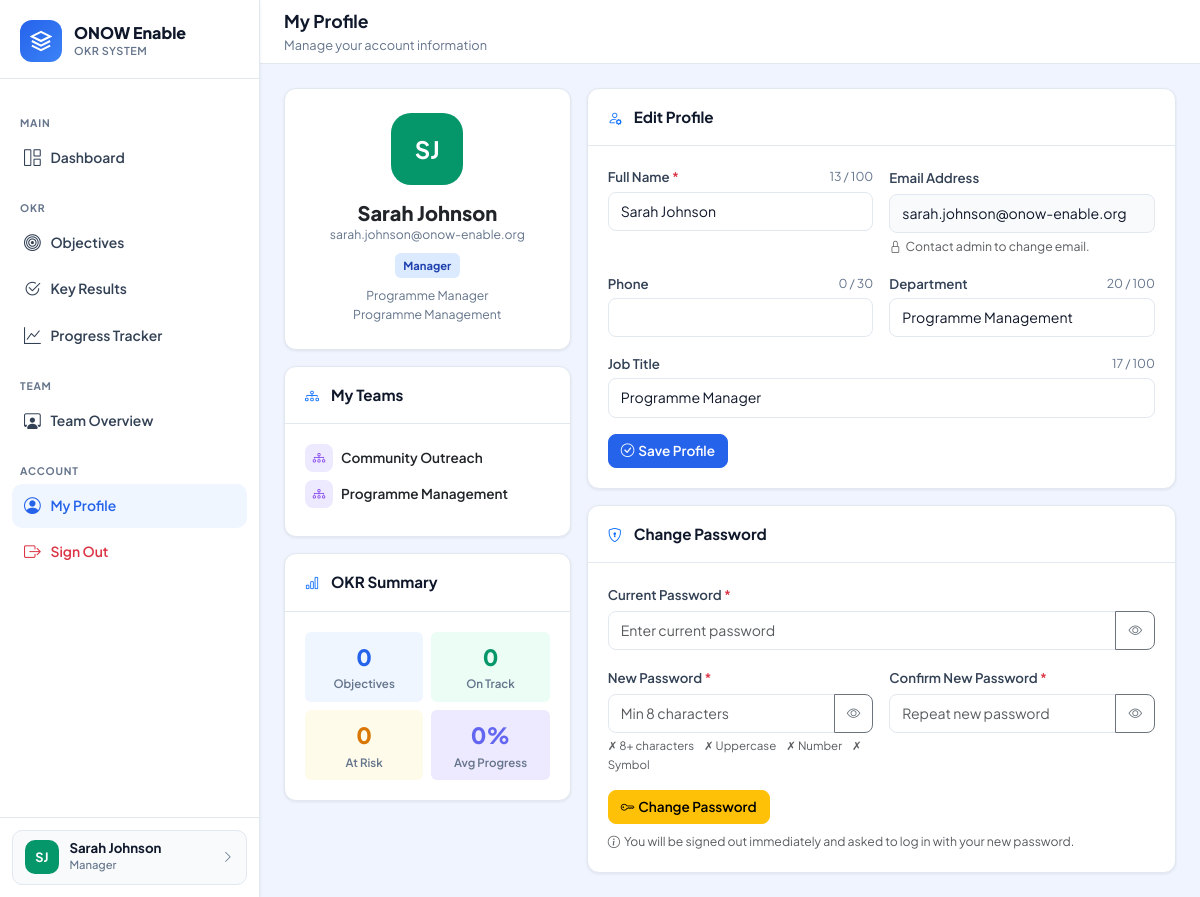
The app's page /profile.php (signed in) with its own data.
### tables this page shows
CREATE TABLE IF NOT EXISTS users (
    id            INT AUTO_INCREMENT PRIMARY KEY,
    full_name     VARCHAR(100)  NOT NULL,
    email         VARCHAR(150)  NOT NULL UNIQUE,
    password_hash VARCHAR(255)  NOT NULL,
    role          ENUM('Admin','Manager','Member') NOT NULL DEFAULT 'Member',
    phone         VARCHAR(30),
    department    VARCHAR(100),
    job_title     VARCHAR(100),
    avatar_color  VARCHAR(7)    DEFAULT '#2563EB',
    is_active     TINYINT(1)    DEFAULT 1,
    last_login    DATETIME,
    created_at    DATETIME      DEFAULT CURRENT_TIMESTAMP,
    updated_at    DATETIME      DEFAULT CURRENT_TIMESTAMP ON UPDATE CURRENT_TIMESTAMP
);

CREATE TABLE IF NOT EXISTS teams (
    id          INT AUTO_INCREMENT PRIMARY KEY,
    name        VARCHAR(100) NOT NULL,
    description TEXT,
    created_by  INT NOT NULL,
    created_at  DATETIME DEFAULT CURRENT_TIMESTAMP,
    updated_at  DATETIME DEFAULT CURRENT_TIMESTAMP ON UPDATE CURRENT_TIMESTAMP,
    CONSTRAINT fk_team_creator FOREIGN KEY (created_by) REFERENCES users(id) ON DELETE RESTRICT
);

### includes/auth.php (called while the page is built, shortened)
<?php
require_once __DIR__.'/config.php';
function isLoggedIn(): bool {
    return true;
}
function getCurrentUser(): ?array {
    $s = getDB()->prepare("SELECT id,full_name,email,role,phone,department,job_title,avatar_color,last_login FROM users WHERE id=? AND is_active=1");
    $s->execute([$_SESSION['user_id']]);
    return $s->fetch() ?: null;
}

### includes/config.php (called while the page is built, shortened)
<?php
function getDB(): PDO {
    static $pdo = null;
    if ($pdo === null) {
        try {
            $dsn = "mysql:host=".DB_HOST.";dbname=".DB_NAME.";charset=".DB_CHARSET;
            $pdo = new PDO($dsn, DB_USER, DB_PASS, [
                PDO::ATTR_ERRMODE            => PDO::ERRMODE_EXCEPTION,
                PDO::ATTR_DEFAULT_FETCH_MODE => PDO::FETCH_ASSOC,
                PDO::ATTR_EMULATE_PREPARES   => false,
            ]);
        } catch (PDOException $e) {
            http_response_code(500);
            die(json_encode(['success'=>false,'message'=>'Database connection failed.']));
        }
    }
    return $pdo;
}

### includes/functions.php (called while the page is built, shortened)
<?php
require_once __DIR__.'/config.php';
require_once __DIR__.'/auth.php';
function getUserTeams(int $userId): array {
    $s = getDB()->prepare("SELECT t.* FROM teams t JOIN team_members tm ON t.id=tm.team_id WHERE tm.user_id=? ORDER BY t.name");
    $s->execute([$userId]); return $s->fetchAll();
}
function initials(string $name): string {
    return strtoupper(substr(implode('',array_map(fn($w)=>$w[0],explode(' ',trim($name)))),0,2));
}

### profile.php (the view, shortened to what this page needs)
<?php
require_once 'includes/auth.php';
require_once 'includes/functions.php';
$user = getCurrentUser(); $currentPage = 'profile';
$db   = getDB(); $userId = $user['id'];
$user    = getCurrentUser();
$stats   = getDashboardStats($userId, $user['role']);
$myTeams = $user['role'] !== 'Admin' ? getUserTeams($userId) : [];
$isAdmin = $user['role'] === 'Admin';
?>
<!DOCTYPE html>
<html lang="en">
<head>
<link href="https://cdn.jsdelivr.net/npm/bootstrap@5.3.2/dist/css/bootstrap.min.css" rel="stylesheet">
<link href="https://cdn.jsdelivr.net/npm/bootstrap-icons@1.11.3/font/bootstrap-icons.css" rel="stylesheet">
<link href="css/style.css" rel="stylesheet">
</head>
<body>
<div class="app-wrapper">
<?php include 'includes/nav.php'; ?>
<main class="main-content">
  <header class="top-header">
    <div><div class="page-title">My Profile</div><div class="page-breadcrumb">Manage your account information</div></div>
  </header>
  <div class="page-body">
    <div class="row g-3">
      <div class="col-lg-4">
        <div class="card text-center mb-3">
          <div class="card-body py-4">
            <div class="user-avatar mx-auto mb-3" style="background:<?= htmlspecialchars($user['avatar_color']) ?>;width:72px;height:72px;font-size:1.5rem;border-radius:20px"><?= $ini ?></div>
            <h5 class="fw-800 mb-0"><?= htmlspecialchars($user['full_name']) ?></h5>
            <div class="text-muted small mb-2"><?= htmlspecialchars($user['email']) ?></div>
            <span class="role-badge role-<?= strtolower($user['role']) ?>"><?= $user['role'] ?></span>
            <?php if ($user['job_title']): ?><div class="mt-2 text-muted small"><?= htmlspecialchars($user['job_title']) ?></div><?php endif; ?>
            <?php if ($user['department']): ?><div class="text-muted small"><?= htmlspecialchars($user['department']) ?></div><?php endif; ?>
          </div>
        </div>
        <?php if (!empty($myTeams)): ?>
        <div class="card mb-3">
          <div class="card-header"><i class="bi bi-diagram-3 text-primary"></i><span class="card-title">My Teams</span></div>
          <div class="card-body">
            <?php foreach ($myTeams as $t): ?>
            <div class="d-flex align-items-center gap-2 mb-2">
              <div style="width:28px;height:28px;background:#ede9fe;border-radius:8px;display:flex;align-items:center;justify-content:center;flex-shrink:0"><i class="bi bi-diagram-3" style="color:#7c3aed;font-size:.78rem"></i></div>
              <span style="font-size:.85rem;font-weight:600"><?= htmlspecialchars($t['name']) ?></span>
            </div>
            <?php endforeach; ?>
          </div>
        </div>
        <?php endif; ?>
        <?php if ($user['role'] !== 'Admin'): ?>
        <div class="card">
          <div class="card-header"><i class="bi bi-bar-chart text-primary"></i><span class="card-title">OKR Summary</span></div>
          <div class="card-body">
            <div class="row g-2 text-center">
              <?php foreach ([[$stats['total_objectives'],'Objectives','var(--primary)','var(--primary-lt)'],[$stats['on_track'],'On Track','var(--success)','var(--success-lt)'],[$stats['at_risk'],'At Risk','var(--warning)','var(--warning-lt)'],[$stats['avg_progress'].'%','Avg Progress','var(--secondary)','#ede9fe']] as [$v,$l,$c,$bg]): ?>
              <div class="col-6"><div class="p-2 rounded" style="background:<?= $bg ?>">
                <div style="font-size:1.4rem;font-weight:800;color:<?= $c ?>"><?= $v ?></div>
                <div style="font-size:.72rem;color:var(--muted);font-weight:600"><?= $l ?></div>
              </div></div>
              <?php endforeach; ?>
            </div>
          </div>
        </div>
        <?php endif; ?>
      </div>
      <div class="col-lg-8">
        <div class="card mb-3">
          <div class="card-header"><i class="bi bi-person-gear text-primary"></i><span class="card-title">Edit Profile</span></div>
          <div class="card-body">
            <form id="profileForm">
              <div class="row g-3">
                <div class="col-md-6">
                  <div class="d-flex justify-content-between align-items-center mb-1">
                    <label class="form-label mb-0">Full Name <span class="text-danger">*</span></label>
                    <small class="text-muted" id="pfNameCount">0 / 100</small>
                  </div>
                  <input type="text" name="full_name" id="pfName" class="form-control" required
                         maxlength="100" value="<?= htmlspecialchars($user['full_name']) ?>"
                         oninput="profileCharCount('pfName','pfNameCount',100)">
                </div>
                <div class="col-md-6">
                  <?php if ($isAdmin): ?>
                  <div class="d-flex justify-content-between align-items-center mb-1">
                    <label class="form-label mb-0">Email Address <span class="text-danger">*</span></label>
                    <small class="text-muted" id="pfEmailCount">0 / 150</small>
                  </div>
                  <input type="email" name="email" id="pfEmail" class="form-control" required
                         maxlength="150" value="<?= htmlspecialchars($user['email']) ?>"
                         oninput="profileCharCount('pfEmail','pfEmailCount',150)">
                  <div class="form-text"><i class="bi bi-info-circle me-1"></i>As Admin you can update your own email.</div>
                  <?php else: ?>
                  <label class="form-label">Email Address</label>
                  <input type="email" class="form-control" value="<?= htmlspecialchars($user['email']) ?>"
                         disabled style="background:var(--surface2)">
                  <div class="form-text"><i class="bi bi-lock me-1"></i>Contact admin to change email.</div>
                  <?php endif; ?>
                </div>
                <div class="col-md-6">
                  <div class="d-flex justify-content-between align-items-center mb-1">
                    <label class="form-label mb-0">Phone</label>
                    <small class="text-muted" id="pfPhoneCount">0 / 30</small>
                  </div>
                  <input type="text" name="phone" id="pfPhone" class="form-control"
                         maxlength="30" value="<?= htmlspecialchars($user['phone']??'') ?>"
                         oninput="profileCharCount('pfPhone','pfPhoneCount',30)">
                </div>
                <div class="col-md-6">
                  <div class="d-flex justify-content-between align-items-center mb-1">
                    <label class="form-label mb-0">Department</label>
                    <small class="text-muted" id="pfDeptCount">0 / 100</small>
                  </div>
                  <input type="text" name="department" id="pfDept" class="form-control"
                         maxlength="100" value="<?= htmlspecialchars($user['department']??'') ?>"
                         oninput="profileCharCount('pfDept','pfDeptCount',100)">
                </div>
                <div class="col-12">
                  <div class="d-flex justify-content-between align-items-center mb-1">
                    <label class="form-label mb-0">Job Title</label>
                    <small class="text-muted" id="pfTitleCount">0 / 100</small>
                  </div>
                  <input type="text" name="job_title" id="pfTitle" class="form-control"
                         maxlength="100" value="<?= htmlspecialchars($user['job_title']??'') ?>"
                         oninput="profileCharCount('pfTitle','pfTitleCount',100)">
                </div>
                <div class="col-12">
                  <button type="button" class="btn btn-primary" onclick="submitProfile()">
                    <i class="bi bi-check-circle me-1"></i>Save Profile
                  </button>
                </div>
              </div>
            </form>
          </div>
        </div>
        <div class="card">
          <div class="card-header"><i class="bi bi-shield-lock text-primary"></i><span class="card-title">Change Password</span></div>
          <div class="card-body">
            <form id="passwordForm">
              <div class="row g-3">
                <div class="col-12">
                  <label class="form-label">Current Password <span class="text-danger">*</span></label>
                  <div class="input-group">
                    <input type="password" name="current_password" id="pwd0" class="form-control"
                           required placeholder="Enter current password">
                    <button type="button" class="btn btn-outline-secondary" onclick="togglePwd('pwd0','eye0')"><i class="bi bi-eye" id="eye0"></i></button>
                  </div>
                </div>
                <div class="col-md-6">
                  <label class="form-label">New Password <span class="text-danger">*</span></label>
                  <div class="input-group">
                    <input type="password" name="new_password" id="pwd1" class="form-control"
                           minlength="8" required placeholder="Min 8 characters"
                           oninput="checkStrength()">
                    <button type="button" class="btn btn-outline-secondary" onclick="togglePwd('pwd1','eye1')"><i class="bi bi-eye" id="eye1"></i></button>
                  </div>
                  <div class="form-text mt-1" id="pwdHints" style="font-size:.72rem;line-height:1.6">
                    <span id="hint-len"  class="me-2">✗ 8+ characters</span>
                    <span id="hint-upper" class="me-2">✗ Uppercase</span>
                    <span id="hint-num"   class="me-2">✗ Number</span>
                    <span id="hint-sym">✗ Symbol</span>
                  </div>
                </div>
                <div class="col-md-6">
                  <label class="form-label">Confirm New Password <span class="text-danger">*</span></label>
                  <div class="input-group">
                    <input type="password" name="confirm_password" id="pwd2" class="form-control"
                           minlength="8" required placeholder="Repeat new password"
                           oninput="checkMatch()">
                    <button type="button" class="btn btn-outline-secondary" onclick="togglePwd('pwd2','eye2')"><i class="bi bi-eye" id="eye2"></i></button>
                  </div>
                </div>
                <div class="col-12">
                  <button type="button" class="btn btn-warning" onclick="submitPassword()">
                    <i class="bi bi-key me-1"></i>Change Password
                  </button>
                  <div class="form-text mt-2">
                    <i class="bi bi-info-circle me-1"></i>You will be signed out immediately and asked to log in with your new password.
                  </div>
                </div>
              </div>
            </form>
          </div>
        </div>
      </div>
    </div>
  </div>
</main>
</div>
</body></html>

### includes/nav.php (shortened to what this page needs)
<?php
$role = $user['role'];
$ini  = initials($user['full_name']);
?>
<aside class="sidebar" id="sidebar">
  <div class="sidebar-brand">
    <div class="brand-icon">
      <svg width="22" height="22" fill="none" stroke="white" stroke-width="2.2" viewBox="0 0 24 24">
        <path d="M12 2L2 7l10 5 10-5-10-5z"/><path d="M2 17l10 5 10-5"/><path d="M2 12l10 5 10-5"/>
      </svg>
    </div>
    <div class="brand-text">
      <div class="name">ONOW Enable</div>
      <div class="sub">OKR System</div>
    </div>
  </div>
  <nav class="sidebar-nav">
    <?php foreach ($nav as $item): ?>
      <?php if (isset($item['section'])): ?>
        <div class="nav-section-label"><?= $item['section'] ?></div>
      <?php else: ?>
        <div class="nav-item">
          <a href="<?= $item['href'] ?>" class="nav-link <?= $currentPage===$item['page']?'active':'' ?> <?= !empty($item['danger'])?'text-danger':'' ?>">
            <i class="bi <?= $item['icon'] ?>"></i> <?= $item['label'] ?>
          </a>
        </div>
      <?php endif; ?>
    <?php endforeach; ?>
  </nav>
  <div class="sidebar-footer">
    <a href="profile.php" class="user-card">
      <div class="user-avatar" style="background:<?= htmlspecialchars($user['avatar_color']) ?>"><?= $ini ?></div>
      <div class="user-info">
        <div class="uname"><?= htmlspecialchars($user['full_name']) ?></div>
        <div class="urole"><?= $user['role'] ?></div>
      </div>
      <i class="bi bi-chevron-right ms-auto text-muted small"></i>
    </a>
  </div>
</aside>

### records on screen
users: full_name "SJ", full_name "Sarah Johnson", role "Manager", email "sarah.johnson@onow-enable.org", job_title "Programme Manager", department "Programme Management"
teams: name "Community Outreach"
teams: name "Programme Management"

### other values on screen
$item['section'] "MAIN"
$item['label'] "Dashboard"
$item['section'] "OKR"
$item['label'] "Objectives"
$item['label'] "Key Results"
$item['label'] "Progress Tracker"
$item['section'] "TEAM"
$item['label'] "Team Overview"
$item['section'] "ACCOUNT"
$item['label'] "My Profile"
$item['label'] "Sign Out"
$v "0"
$l "Objectives"
$l "On Track"
$l "At Risk"
